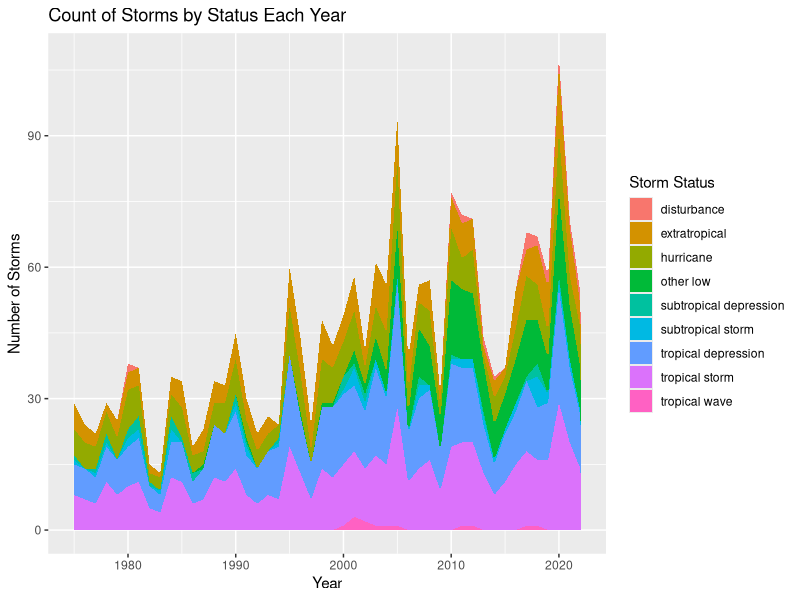
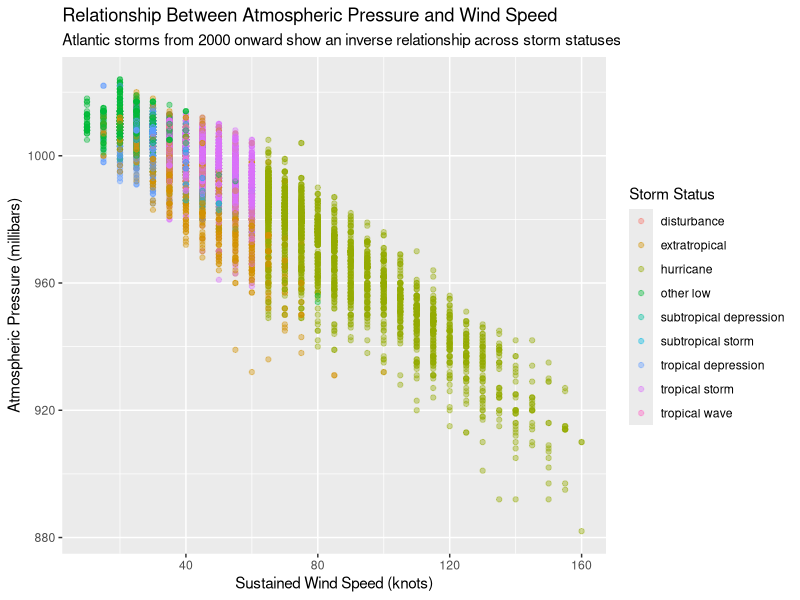

Write the R code that produced these figures, in order.
## ---- chunk 1
#| label: setup
#| message: false
library(tidyverse)
## ---- chunk 2
#| label: storms-plot
storms |>
  distinct(year, name, status) |>
  count(year, status) |>
  complete(year, status, fill = list(n = 0)) |>
  ggplot(aes(x = year, y = n, fill = status)) +
  geom_area() +
  labs(
    title = "Count of Storms by Status Each Year",
    x = "Year",
    y = "Number of Storms",
    fill = "Storm Status"
  )
## ---- chunk 3
#| label: filter-storms
#| cache: true
storms_recent <- storms |>
  filter(year >= 2000) |>
  select(year, name, status, wind, pressure)
## ---- chunk 4
#| label: pressure-vs-wind
storms_recent |>
  ggplot(aes(x = wind, y = pressure, color = status)) +
  geom_point(alpha = 0.4) +
  labs(
    title = "Relationship Between Atmospheric Pressure and Wind Speed",
    subtitle = "Atlantic storms from 2000 onward show an inverse relationship across storm statuses",
    x = "Sustained Wind Speed (knots)",
    y = "Atmospheric Pressure (millibars)",
    color = "Storm Status"
  )
